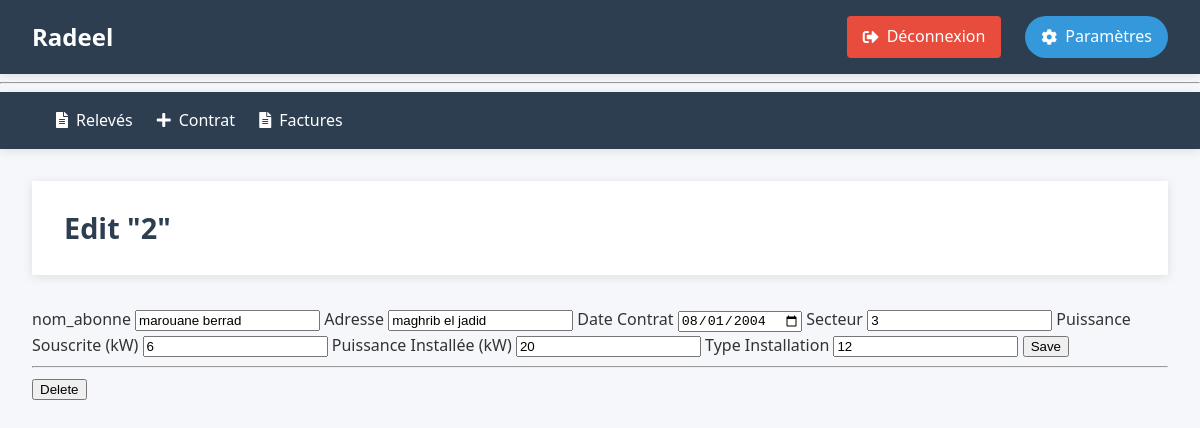
Page /contrat/2/modifier (signed in) on the committed database.
### tables this page shows
CREATE TABLE contrats (
    Nr_contrat INTEGER PRIMARY KEY ,
    nom_abonne TEXT NOT NULL,
    Adresse TEXT NOT NULL,
    date_contrat DATE NOT NULL DEFAULT CURRENT_DATE,
    Secteur INTEGER NOT NULL,
    Puissance_souscrite INTEGER NOT NULL CHECK(Puissance_souscrite > 0),
    Puissance_installee INTEGER NOT NULL CHECK(Puissance_installee > 0),
    type_installation INTEGER NOT NULL CHECK(type_installation IN (1, 2, 12)),
    statut TEXT NOT NULL DEFAULT 'actif' CHECK(statut IN ('actif', 'resile', 'suspendu'))
);

### radeel/contrats.py (the view, shortened to what this page needs)
@bc.route('/<int:Nr_contrat>/modifier', methods=('GET', 'POST'))
def contrat_modifier(Nr_contrat):
    contrat = get_contrat(Nr_contrat)
    return render_template('contrats/modifier.html', contrat=contrat)

### radeel/auth.py (called while the page is built)
@bp.before_app_request
def load_logged_in_user():
    user_id = session.get('user_id')
    if user_id is None:
        g.user = None
    else:
        g.user = get_db().execute(
            'SELECT * FROM user WHERE id = ?', (user_id,)
        ).fetchone()

def login_required(view):
    @functools.wraps(view)
    def wrapped_view(**kwargs):
        if not session.get('authenticated'):
            return redirect(url_for('auth.login'))
        return view(**kwargs)
    return wrapped_view

### radeel/contrats.py (called while the page is built)
@bc.before_request
@login_required
def before_request():
    pass

def get_contrat(Nr_contrat):
    contrat = get_db().execute(
        'SELECT * FROM contrats WHERE Nr_contrat = ?',(Nr_contrat,)).fetchone()
    if contrat is None:
        abort(404, f"Contrat Nr_contrat {Nr_contrat} n'existe pas.")
    return contrat

### radeel/db.py (called while the page is built)
def get_db():
    if 'db' not in g:
        g.db = sqlite3.connect(
            current_app.config['DATABASE'],
            detect_types=sqlite3.PARSE_DECLTYPES
        )
        g.db.execute("PRAGMA foreign_keys = ON;")
        g.db.row_factory = sqlite3.Row
    return g.db

### radeel/templates/contrats/modifier.html
{% extends 'base.html' %}
{% block header %}
  <h1>{% block title %}Edit "{{ contrat['Nr_contrat'] }}"{% endblock %}</h1>
{% endblock %}
{% block content %}
  <form method="post">
    <label for="nom_abonne">nom_abonne</label>
    <input name="nom_abonne" id="nom_abonne"
      value="{{ request.form['nom_abonne'] or contrat['nom_abonne'] }}" required>
    <label for="Adresse">Adresse</label>
    <input name="Adresse" id="Adresse"
      value="{{ request.form['Adresse'] or contrat['Adresse'] }}" required>
    <label for="date_contrat">Date Contrat</label>
    <input type="date" name="date_contrat" id="date_contrat"
      value="{{ request.form['date_contrat'] or contrat['date_contrat'] }}" required>
    <label for="Secteur">Secteur</label>
    <input name="Secteur" id="Secteur" type="number"
      value="{{ request.form['Secteur'] or contrat['Secteur'] }}" required>
    <label for="Puissance_souscrite">Puissance Souscrite (kW)</label>
    <input name="Puissance_souscrite" id="Puissance_souscrite" type="number"
      value="{{ request.form['Puissance_souscrite'] or contrat['Puissance_souscrite'] }}" required>
    <label for="Puissance_installee">Puissance Installée (kW)</label>
    <input name="Puissance_installee" id="Puissance_installee" type="number"
      value="{{ request.form['Puissance_installee'] or contrat['Puissance_installee'] }}" required>
    <label for="type_installation">Type Installation</label>
    <input name="type_installation" id="type_installation" type="number"
      value="{{ request.form['type_installation'] or contrat['type_installation'] }}" required>
    <input type="submit" value="Save">
  </form>
  <hr>
  <form action="{{ url_for('contrat.contrat_supprimer', Nr_contrat=contrat['Nr_contrat']) }}" method="post">
    <input class="danger" type="submit" value="Delete" onclick="return confirm('Are you sure?');">
  </form>
{% endblock %}

### radeel/static/style.css (style rules this page uses)
:root { --primary-color: #2c3e50; --secondary-color: #3498db; --accent-color: #e74c3c; --light-color: #ecf0f1; --dark-color: #2c3e50; --success-color: #27ae60; --warning-color: #f39c12; --text-color: #333; --text-light: #95a5a6; --border-radius: 4px; --box-shadow: 0 2px 10px rgba(0, 0, 0, 0.1); --transition: all 0.3s ease; }
body { font-family: 'Segoe UI', Tahoma, Geneva, Verdana, sans-serif; line-height: 1.6; color: var(--text-color); background-color: #f5f7fa; padding: 0; margin: 0; }
header h1 { margin: 0; color: var(--dark-color); font-size: 1.8rem; }
body { font-family: 'Segoe UI', Tahoma, Geneva, Verdana, sans-serif; line-height: 1.6; color: var(--text-color); background-color: #f5f7fa; margin: 0; padding: 0; min-height: 100vh; }

### rows in the picture
contrats: Nr_contrat "2", nom_abonne "marouane berrad", Adresse "maghrib el jadid", date_contrat "08/01/2004", Secteur "3", Puissance_souscrite "6", Puissance_installee "20", type_installation "12"
